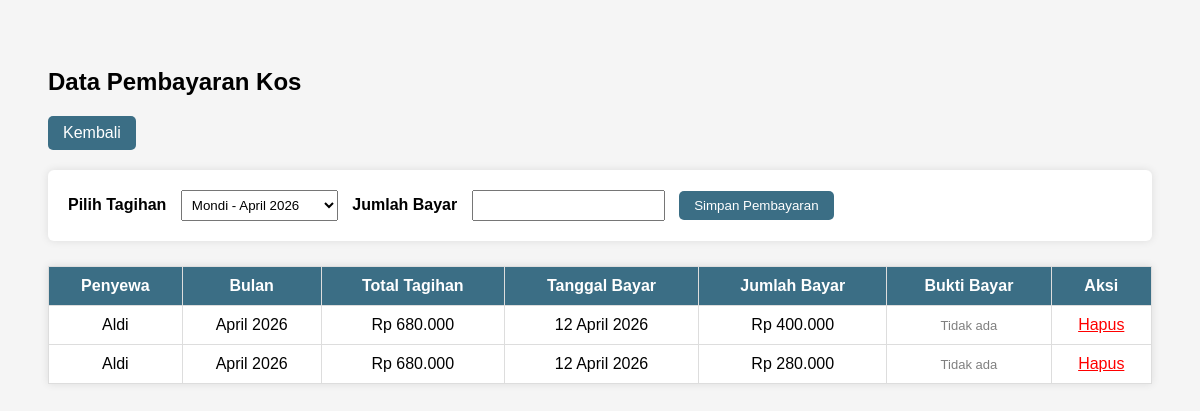
/pembayaran/ (signed in), run on an earlier commit of the app's database.
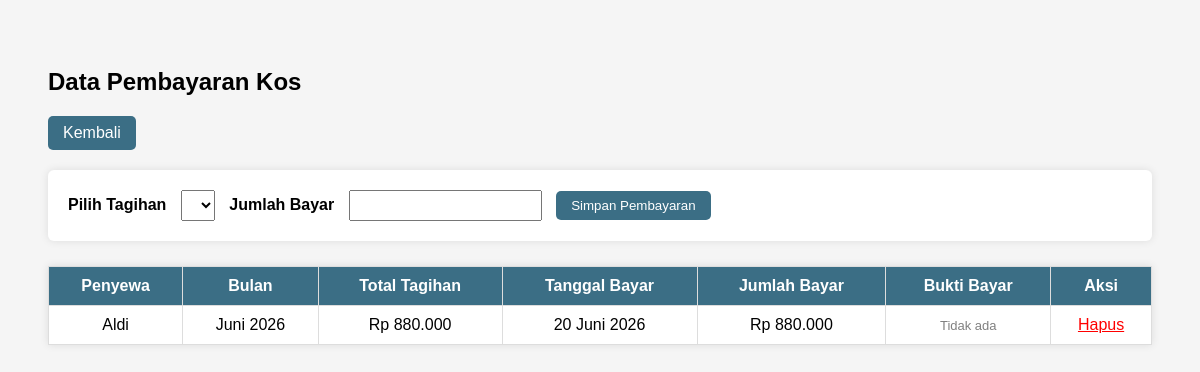
And on a later commit of the database.
### kos/models.py (models this page shows, shortened)
class Pembayaran(models.Model):
    tagihan = models.ForeignKey(Tagihan, on_delete=models.CASCADE)
    tanggal_bayar = models.DateField(default=timezone.now)
    jumlah_bayar = models.IntegerField()
    bukti_bayar = models.ImageField(upload_to='bukti_pembayaran/', null=True, blank=True)

class Tagihan(models.Model):
    penyewa = models.ForeignKey(Penyewa, on_delete=models.CASCADE)
    tanggal_tagihan = models.DateField(default=timezone.now)
    bulan = models.CharField(max_length=20)
    tahun = models.IntegerField()
    biaya_kamar = models.IntegerField()
    biaya_pindah = models.IntegerField(default=0)
    listrik = models.IntegerField(default=50000)
    air = models.IntegerField(default=30000)
    wifi = models.IntegerField(default=0)
    ac = models.IntegerField(default=0)
    rice_cooker = models.IntegerField(default=0)
    kipas_angin = models.IntegerField(default=0)
    total = models.IntegerField(default=0)
    dibayar = models.IntegerField(default=0)
    sisa = models.IntegerField(default=0)
    status = models.CharField(max_length=20, default="Belum Bayar")
    jatuh_tempo = models.DateField(null=True, blank=True)
    class Meta:
        unique_together = ('penyewa', 'bulan', 'tahun')

class Penyewa(models.Model):
    user = models.OneToOneField(User, on_delete=models.CASCADE, null=True, blank=True)
    nama = models.CharField(max_length=100)
    no_hp = models.CharField(max_length=15, blank=True)
    nik = models.CharField(max_length=16, blank=True)
    kamar = models.ForeignKey(Kamar, on_delete=models.SET_NULL, null=True, blank=True)
    tanggal_masuk = models.DateField(null=True, blank=True)
    tanggal_keluar = models.DateField(null=True, blank=True)
    foto_ktp = models.ImageField(upload_to='ktp/', null=True, blank=True)
    fasilitas = models.ManyToManyField(Fasilitas, blank=True)
    status = models.CharField(
        max_length=20,
        choices=[
            ('Pending', 'Pending'),
            ('Aktif', 'Aktif'),
            ('Keluar', 'Keluar')
        ],
        default='Pending'
    )

### kos/views.py (the view, shortened to what this page needs)
# urls.py: path('pembayaran/', views.daftar_pembayaran, name='pembayaran'),
@login_required
def daftar_pembayaran(request):
    bulan_convert = {
        "January": "Januari",
        "February": "Februari",
        "March": "Maret",
        "April": "April",
        "May": "Mei",
        "June": "Juni",
        "July": "Juli",
        "August": "Agustus",
        "September": "September",
        "October": "Oktober",
        "November": "November",
        "December": "Desember"
    }
    urutan = [
        "Januari","Februari","Maret","April","Mei","Juni",
        "Juli","Agustus","September","Oktober","November","Desember"
    ]
    tagihan = Tagihan.objects.filter(
        status__in=['Belum Bayar','Masih Utang']
    )
    grouped = defaultdict(list)
    for t in tagihan:
        bulan = bulan_convert.get(t.bulan, t.bulan)
        key = f"{bulan} {t.tahun}"
        grouped[key].append(t)
    grouped_sorted = dict(sorted(
        grouped.items(),
        key=lambda x: urutan.index(x[0].split()[0])
    ))
    selected_tagihan = None
    if grouped_sorted:
        last_bulan = list(grouped_sorted.keys())[-1]
        selected_tagihan = grouped_sorted[last_bulan][0].id
    pembayaran = Pembayaran.objects.select_related('tagihan__penyewa')
    for p in pembayaran:
        bulan_asli = p.tagihan.bulan
        p.tagihan.bulan = bulan_convert.get(bulan_asli, bulan_asli)
    context = {
        'grouped_tagihan': grouped_sorted,
        'pembayaran': pembayaran,
        'selected_tagihan': selected_tagihan
    }
    return render(request, 'kos/pembayaran.html', context)

### kos/templates/kos/pembayaran.html (shortened to what this page needs)
{% load humanize %}
<!DOCTYPE html>
<html>
<head>
</head>
<body>
<h2>Data Pembayaran Kos</h2>
<a href="/dashboard/" class="btn">Kembali</a>
<div class="card">
<form method="POST">
<label>Pilih Tagihan</label>
<select name="tagihan">
{% for bulan, items in grouped_tagihan.items %}
<optgroup label="📅 {{ bulan }}" style="color:#3b6e85; font-weight:bold;">
    {% for t in items %}
    <option value="{{ t.id }}"
    {% if t.id == selected_tagihan %}selected{% endif %}
    >
        {{ t.penyewa.nama }} - {{ bulan }}
    </option>
    {% endfor %}
</optgroup>
{% endfor %}
</select>
<label>Jumlah Bayar</label>
<input type="number" name="jumlah_bayar" required>
<button type="submit">Simpan Pembayaran</button>
</form>
</div>
<table>
<tr>
<th>Penyewa</th>
<th>Bulan</th>
<th>Total Tagihan</th>
<th>Tanggal Bayar</th>
<th>Jumlah Bayar</th>
<th>Bukti Bayar</th>
<th>Aksi</th>
</tr>
{% for p in pembayaran %}
<tr>
<td>{{ p.tagihan.penyewa.nama }}</td>
<td>{{ p.tagihan.bulan }} {{ p.tagihan.tahun }}</td>
<td>Rp {{ p.tagihan.total|intcomma }}</td>
<td>{{ p.tanggal_bayar|date:"d F Y" }}</td>
<td>Rp {{ p.jumlah_bayar|intcomma }}</td>
<td>
    {% if p.bukti_bayar %}
        <a href="{{ p.bukti_bayar.url }}" target="_blank" class="btn-foto">Lihat Foto</a>
    {% else %}
        <span style="color: gray; font-size: 13px;">Tidak ada</span>
    {% endif %}
</td>
<td>
<a href="/hapus-pembayaran/{{ p.id }}" style="color:red;">Hapus</a>
</td>
</tr>
{% empty %}
<tr>
<td colspan="7">Belum ada pembayaran</td>
</tr>
{% endfor %}
</table>
</body>
</html>

What changed in the data, as far as the page shows it:
removed Pembayaran: tagihan.penyewa.nama "Aldi", tagihan.bulan "April", tagihan.tahun "2026", tagihan.total "680.000", tanggal_bayar "12 April 2026", jumlah_bayar "400.000", shows "Tidak ada"
removed Pembayaran: tagihan.penyewa.nama "Aldi", tagihan.bulan "April", tagihan.tahun "2026", tagihan.total "680.000", tanggal_bayar "12 April 2026", jumlah_bayar "280.000", shows "Tidak ada"
added Pembayaran: tagihan.penyewa.nama "Aldi", tagihan.bulan "Juni", tagihan.tahun "2026", tagihan.total "880.000", tanggal_bayar "20 Juni 2026", jumlah_bayar "880.000", shows "Tidak ada"
Also different on the page:
form field tagihan: "Mondi - April 2026" → (not shown)
